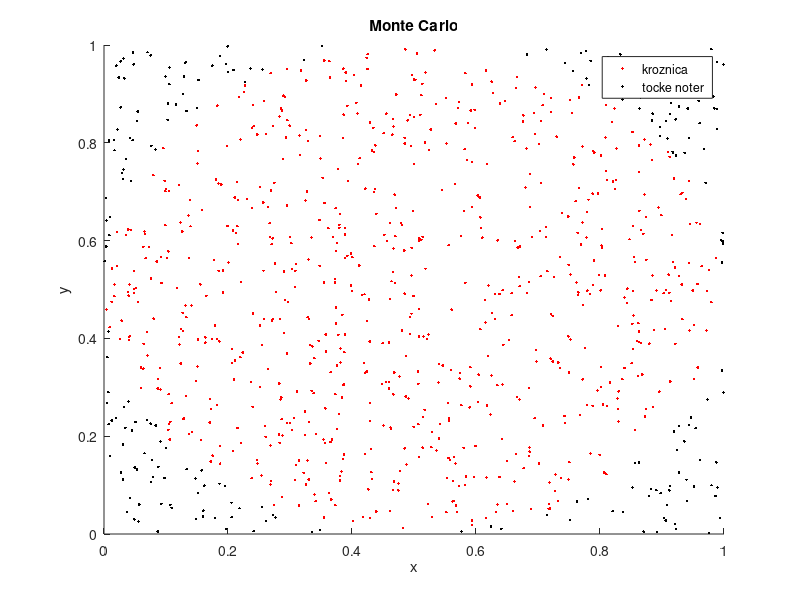

This chart was generated by the following MATLAB code:
%podatki za kroznico
koti = linspace(0, 2 * pi ,100);
tocke_na_kroznici =  @(kot) [0.5 + 0.5 * sin(kot);0.5+ 0.5 * cos(kot)];
kroznica = tocke_na_kroznici(koti);
y = kroznica(1,:);
x = kroznica(2,:);

%podatki za nakljucne tocke
st_tock=1000;
x_kvadrat = rand(1, st_tock);
y_kvadrat = rand(1, st_tock);
sredisce_x = 0.5;
sredisce_y = 0.5;
polmer_kroga = 0.5;
razdalja = sqrt((x_kvadrat - sredisce_x).^2 + (y_kvadrat - sredisce_y).^2);
tocke_v_krogu = [x_kvadrat(razdalja <= polmer_kroga); y_kvadrat(razdalja <= polmer_kroga)];
tocke_v_kvadratu = [x_kvadrat; y_kvadrat];
tocke_zunaj_kroga = [x_kvadrat(razdalja > polmer_kroga); y_kvadrat(razdalja > polmer_kroga)];

hold on;
%izris tock v in znotraj kroznice
plot(tocke_v_krogu(1,:),tocke_v_krogu(2,:),'r.')
plot(tocke_zunaj_kroga(1,:),tocke_zunaj_kroga(2,:),'k.')
xlabel('x');
ylabel('y');
title('Monte Carlo');
legend('kroznica', 'tocke noter', 'tocke zunaj');

hold off;
